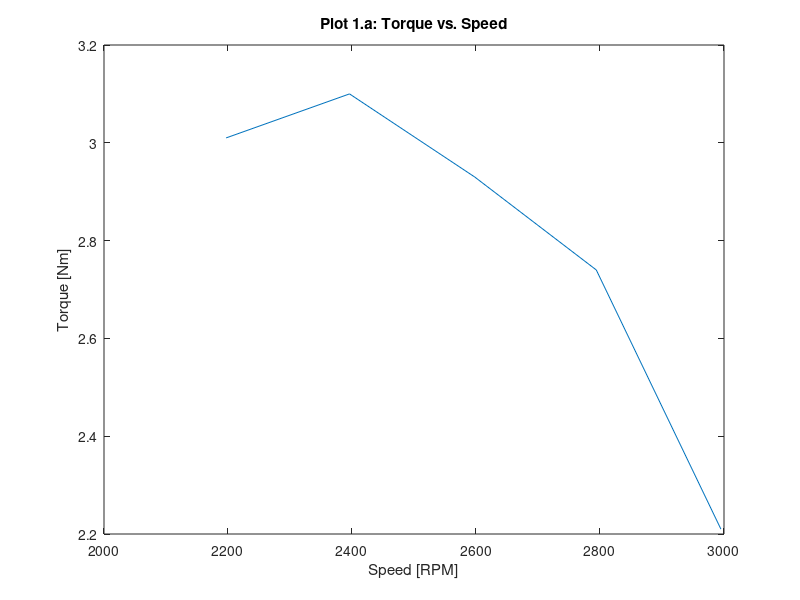
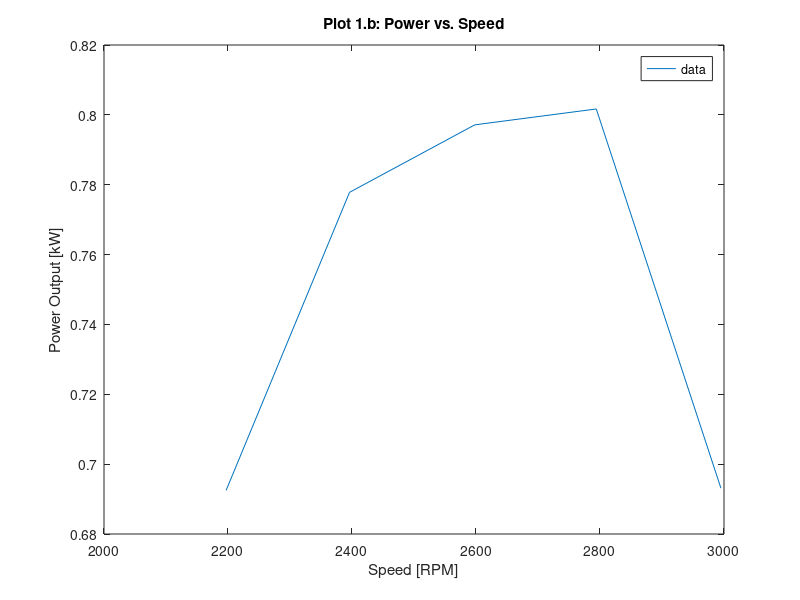
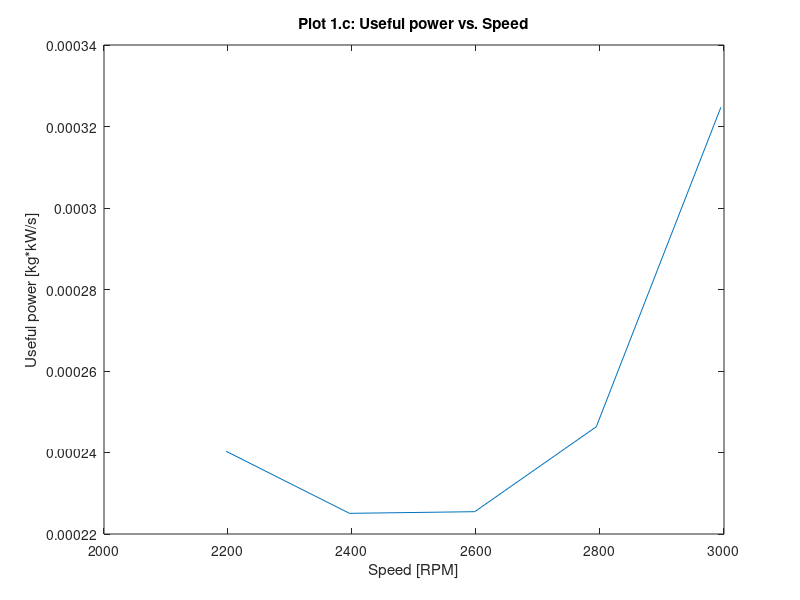
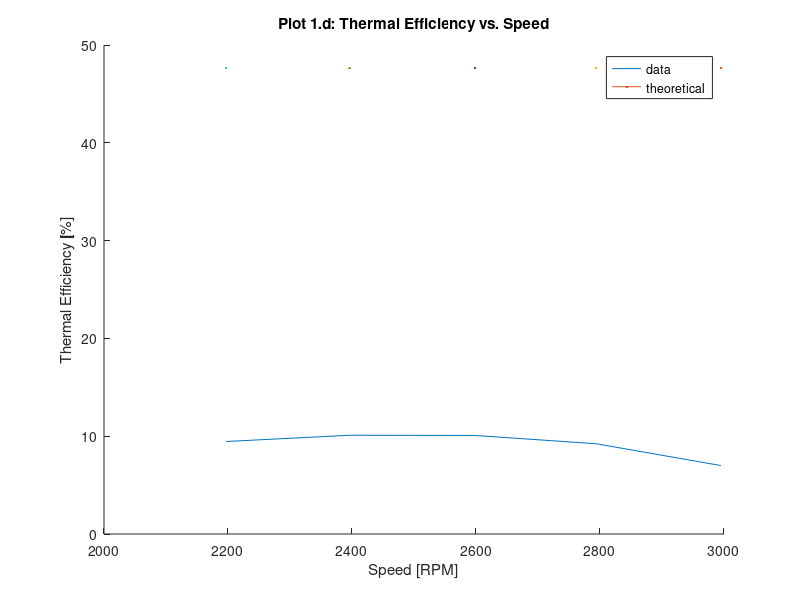

The MATLAB script that drew these images, in order:
% Dallin Romney
% Spark Ignition Engine

clear, clc, close all

%%%%%%%%%%%%%%%%%%%%%%%%% DATA %%%%%%%%%%%%%%%%%%%%%%%%
Speed = [2995, 2794, 2598, 2396, 2197]; % Engine Speed, RPM
Torque = [2.21, 2.74, 2.93, 3.10, 3.01]; % Engine Torque, Nm
Fuel = [2.00, 2.00, 2.00, 2.00, 2.00]; % Cm (5.1 mL/cm)
Time = [32.9, 37.5, 41.2, 42.3, 44.5]; % Time, s
Tfuel = [21.7, 21.9, 22.0, 22.1, 22.2]; % Fuel temperature, deg C
Tinlet = [19.8, 20.0, 20.1, 20.2, 20.2]; % Inlet temperature, deg C
AirCon = [177, 168, 166, 165, 163]; % Air consumption rate, L/min
Texhau = [505, 490, 481, 460, 446]; % Exhaust temperature, deg C

r = 7.1; % Compression ratio
k = 1.33; % Ratio of specific heats
Troom = 21.3; % Room temp, deg C
v = 0.148; % Swept volume in L
P = 867.1; % Room pressure (mBar)
LHV = 44000; % Lower heating value, kJ/kg
dFuel = 726; % Fuel density, kg/m^3
DrySpeed = [2514, 2114, 2805, 1517]; % RPM
DryTorque = [-1.92, -1.88, -1.79, -1.76]; % Nm

%%%%%%%%%%%%%%%%%%%% DATA ANALYSIS %%%%%%%%%%%%%%%%%%%%

% Engine output power in kW and horsepower
SpeedRad = Speed*pi/30; % Convert Speed to rad/s
Power = Torque.*SpeedRad/1000; % Engine output power, kW
PowerHP = Power*1.34102; % Engine output power, hp

% Rate of energy input to the engine in the fuel in kW and horsepower
% 1 cm drop in flow tube = 5.1 cm^3 or mL
mFuel = Fuel*5.1/10^6*dFuel./Time; % Mass flow rate in of fuel, kg/s
Ein = mFuel*LHV; % Energy in, kW

% Rate of mechanical losses due to friction and inertia in kW and horsepower
% at each engine speed RPM using linear interpolation and or linear
% extrapolation.
DrySpeedRad = DrySpeed*pi/30;
fLossDry = -DrySpeedRad.*DryTorque/1000;
p = polyfit(DrySpeedRad, fLossDry, 1);
fLoss = SpeedRad*p(1) + p(2); % Frictional losses, kW
fLosshp = fLoss*1.34102; % Frictional losses, hp

% Miscellaneous loss rate in kW and HP
mLoss = -(Power + fLoss - Ein); % Miscellaneous Losses, kW
mLosshp = mLoss*1.34102; % Miscellaneous Losses, hp

% Thermal efficiency in %
n = Power./Ein;

% Mean effective pressure in kPa and psi
MEP = 4*pi*Torque/(1000*v); % Mean Effective Pressure [kPa]
MEPpsi = MEP/7; % Mean Effective Pressure [psi]

% Ideal Otto cycle thermal efficiency for the engine assuming the ratio of
% specific heats k = 1.33
nOtto = 1 - 1/(r^(k-1)); % Ideal otto engine efficiency

%%%%%%%%%%%%%%%%%%%%%%% PLOTS %%%%%%%%%%%%%%%%%%%%%%%%

% 1.a. Torque [Nm] vs. Engine speed [RPM]
figure; plot(Speed, Torque);
title('Plot 1.a: Torque vs. Speed');
xlabel('Speed [RPM]'); ylabel('Torque [Nm]');

% 1.b. Power output [kW] versus engine speed [RPM] (data & theoretical)
figure; plot(Speed, Power);
title('Plot 1.b: Power vs. Speed');
xlabel('Speed [RPM]'); ylabel('Power Output [kW]');
legend('data', 'theoretical');

% 1.c. Fuel flow rate / useful power [kg*kW/s] versus engine speed [RPM]
figure; plot(Speed, mFuel./Power);
title('Plot 1.c: Useful power vs. Speed');
xlabel('Speed [RPM]'); ylabel('Useful power [kg*kW/s]');

% 1.d. Thermal efficiency [%] versus engine speed in RPM (data + theor)
figure; hold on;
plot(Speed, n*100); plot(Speed, nOtto*100);
title('Plot 1.d: Thermal Efficiency vs. Speed');
xlabel('Speed [RPM]'); ylabel('Thermal Efficiency [%]');
legend('data', 'theoretical');

% 1.e. Rate of fuel energy input (open circles), frictional and inertial
% losses (open squares), and miscellaneous loss rate (open diamonds) [kW]
% vs. engine speed [RPM]
figure; hold on;
plot(Speed, Ein, 'o'); plot(Speed, fLoss, 's'); plot(Speed, mLoss, 'd');
title('Plot 1.e: Fuel Energy Input and Losses vs. Speed');
xlabel('Speed [RPM]'); ylabel('[kW]');
legend('Fuel Energy Input', 'Frictional/Inertial Losses', 'Miscellaneous Loss Rate');

% 1.f. Mean Effective Pressure [kPa] versus engine speed [RPM]
figure; plot(Speed, MEP);
title('Plot 1.f: Mean Effective Pressure vs. Speed');
xlabel('Speed [RPM]'); ylabel('Mean Effective Pressure [kPa]');

%%%%%%%%%%%%%%%% SHORT ANSWER QUESTIONS %%%%%%%%%%%%%%%%
%
% 2a. Discuss the percent contribution of each of the terms in the energy
% balance. Identify the terms that have the greatest and least
% contributions to the energy out of the system. How does this affect
% the efficiency of the engine?
%
% About 85% of losses were miscellaneous losses, 5-6% were frictional
% losses, and the thermal efficiency (work) was only about 9-10%. It
% seems like the miscellaneous losses are very high.
%
% 2b. Write a statement that describes the comparison of the calculated
% efficiency with that of an ideal Otto cycle [quantify the
% discrepancy with a percentage]. What assumptions have you made in
% the air standard analysis that might cause such discrepancies?
%
% I did not calculate the theoretical values. The assumptions that
% would have resulted in discrepencies include perfect isentropic
% compression and expansion and no losses, along with perfect mixing.
%
% 2c. What would you recommend in order to improve the efficiency of the
% engine? For example, how would turbo-charging, inner cooling,
% split-fire spark plugs, and other hardware alterations change the
% efficiency of the engine?
%
% Inner Cooling would increase the efficiency by inreasing the air
% intake charge density. Turbocharging would increase the efficiency
% by recycling heat energy.
%
% 2d. Combustion of fossil fuels releases carbon dioxide, which is a green-
% house gas, into the environment. A diagram of carbon lifecycle is
% shown, illustrating how auto emissions tend to alter the natural
% balance. Suggest 2 solutions for reducing greenhouse gas emissions
% from combustion engines.
%
% 1. The obvious solution is increasing efficiency by minimizing
% losses, so that less fuel is required for equal output
% 2. Another solution is using more effective fuels
%
%%%%%%%%%%%%%%%%%%%%%%%%%%%%%%%%%%%%%%%%%%%%%%%%%%%%%%%%%%%%